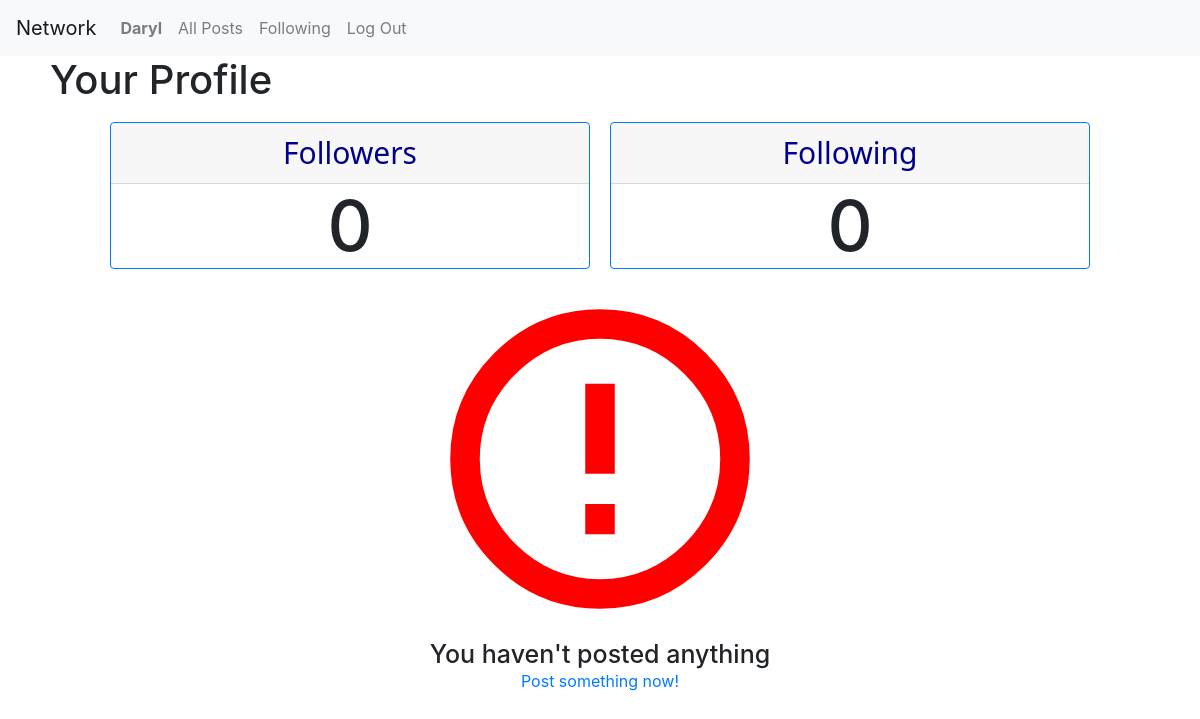
/profile/Daryl (signed in), run on an earlier commit of the app's database.
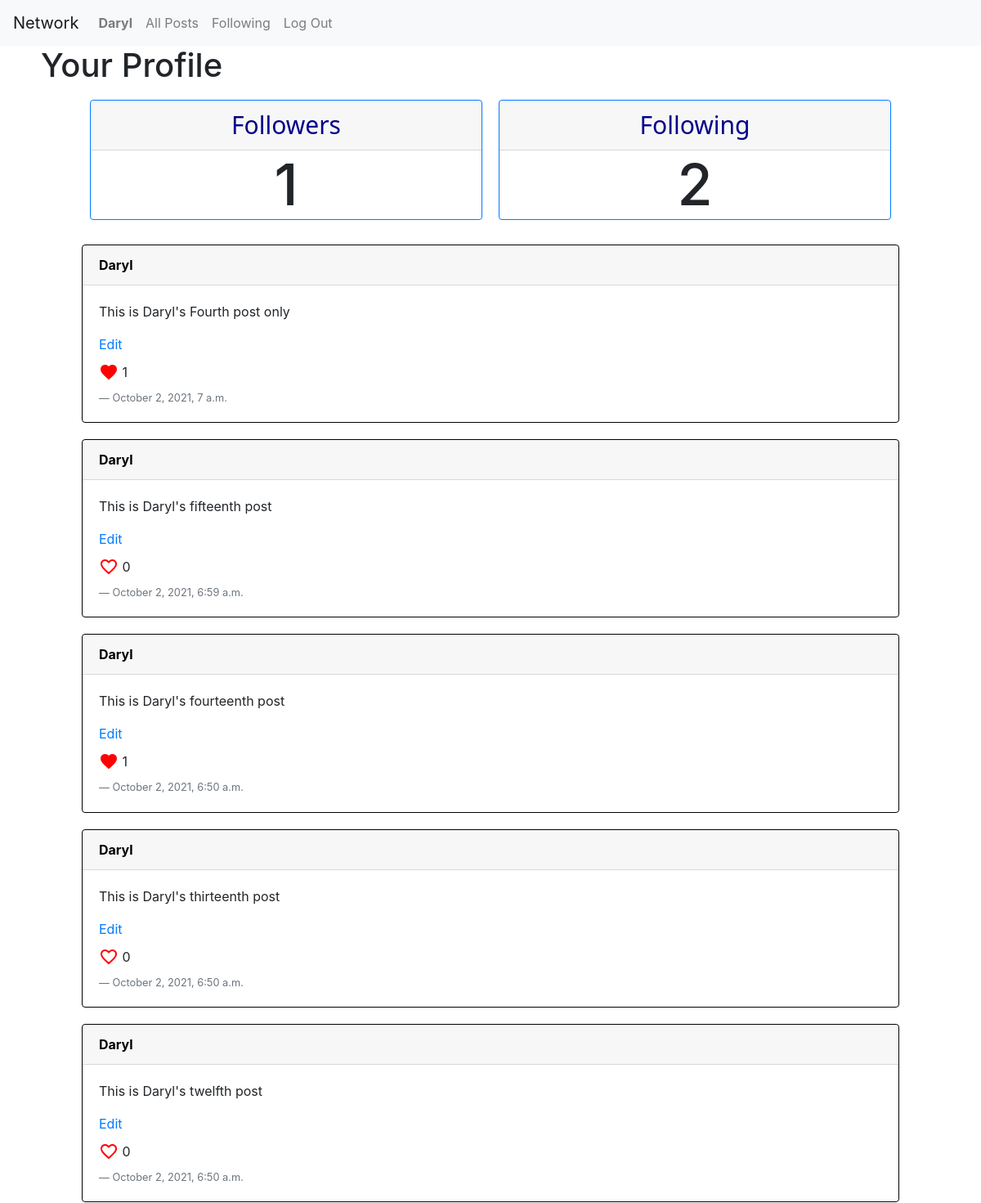
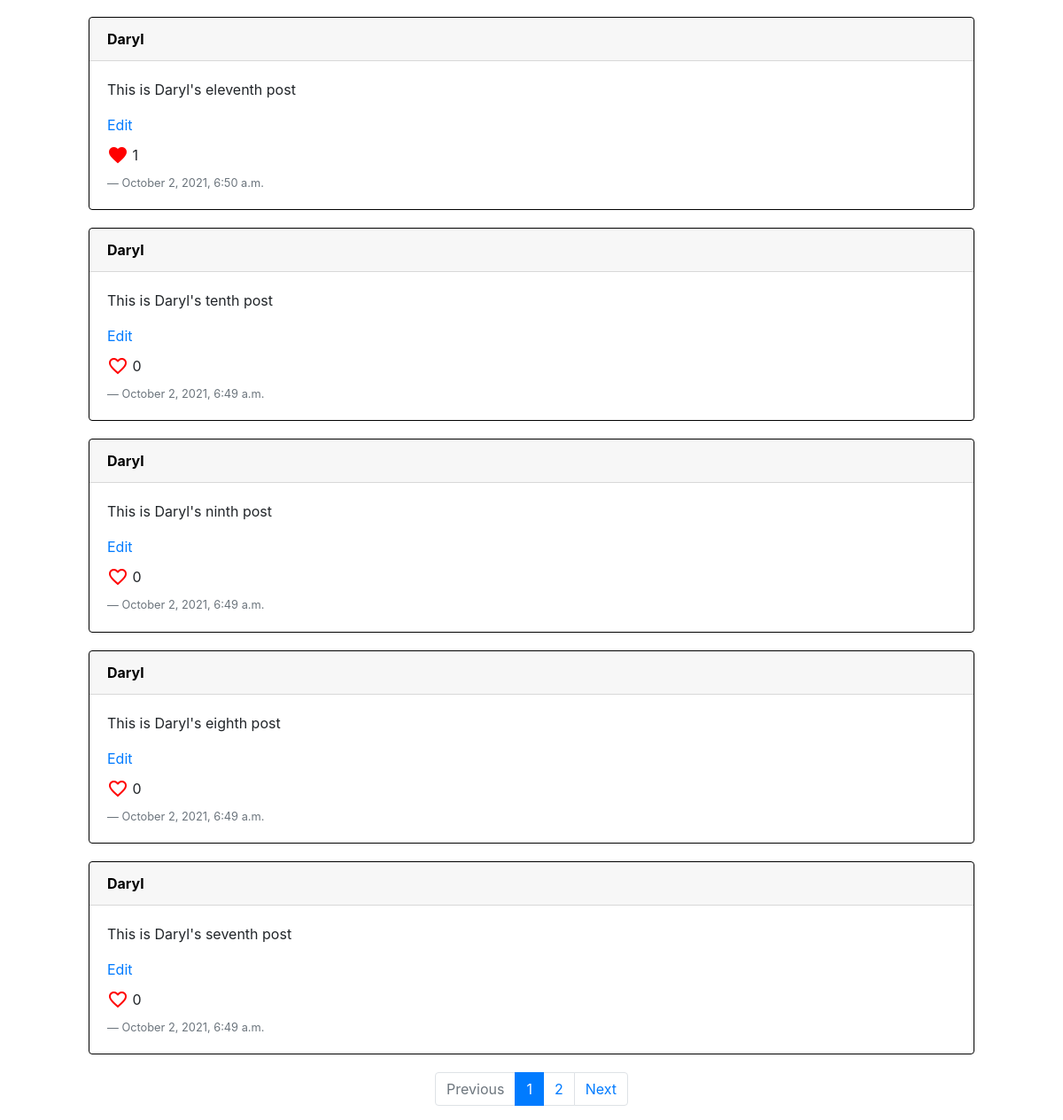
And on a later commit of the database (2 pictures, top to bottom).
### network/models.py (models this page shows, shortened)
class User(AbstractUser):
    like = models.ManyToManyField('Post', blank=True, related_name='likes')
    following = models.ManyToManyField('User', blank=True, related_name='followers')

class Post(models.Model):
    content = models.CharField(max_length=1000)
    user = models.ForeignKey(User, on_delete=CASCADE, related_name='posts')
    timestamp = models.DateTimeField(auto_now=True)

### network/views.py (the view)
# urls.py: path("profile/<str:profile_user>", views.profile, name="profile"),
@login_required(login_url='login')
def profile(request, profile_user):
    profile_user = get_object_or_404(User, username = profile_user)
    posts = Post.objects.filter(user = profile_user).order_by("-timestamp")
    posts = Paginator(posts, CONTENT_PER_PAGE)
    page_num = request.GET.get('page')
    page_obj = posts.get_page(page_num)
    return render(request, "network/profile.html", {
        'page_obj': page_obj,
        'profile_user': profile_user
    })

### network/templates/network/profile.html (shortened to what this page needs)
{% extends 'network/layout.html' %}
{% block body %}
    {% if user.is_authenticated %}
        <div class="profile-container">
            {% if user == profile_user %}
                <h1 class="profile-name">Your Profile</h1>
            {% endif %}
        </div>
        <div class="profile-top-container">
            <div class="card border-primary profile-inner-container">
                <div class="card-body profile-info-container">
                    <h5 class="card-header profile-info-title">Followers</h5>
                    <div class="profile-count-container">
                        <h1 class="card-text profile-info-count followers">{{ profile_user.followers.all.count }}</h1>
                    </div>
                </div>
            </div>
            <div class="card border-primary profile-inner-container">
                <div class="card-body profile-info-container">
                    <h5 class="card-header profile-info-title">Following</h5>
                    <div class="profile-count-container">
                        <h1 class="card-text profile-info-count following">{{ profile_user.following.count }}</h1>
                    </div>
                </div>
            </div>
        </div>
        {% if page_obj %}
            {% include 'network/postList.html' %}
        {% else %}
            <div class="error-msg">
                <i class="material-icons">error_outline</i>
                <div class="error-msg-btm">
                    {% if user == profile_user %}
                        <h4>You haven't posted anything</h4>
                        <a href="{% url 'index' %}">Post something now!</a>
                    {% else %}
                        <h4>{{ profile_user.username }} haven't posted anything</h4>
                    {% endif %}
                </div>
            </div>
        {% endif %}
    {% endif %}
{% endblock %}

### network/templates/network/layout.html (shortened to what this page needs)
{% load static %}
<!DOCTYPE html>
<html lang="en">
    <head>
        <link rel="stylesheet" href="https://stackpath.bootstrapcdn.com/bootstrap/4.4.1/css/bootstrap.min.css">
        <link href="{% static 'network/styles.css' %}" rel="stylesheet">
    </head>
    <body>
        <nav class="navbar navbar-expand-lg navbar-light bg-light">
            <a class="navbar-brand" href="{% url 'index' %}">Network</a>
            <div>
              <ul class="navbar-nav mr-auto">
                {% if user.is_authenticated %}
                    <li class="nav-item">
                        <a class="nav-link" id="profile" href="{% url 'profile' user %}"><strong>{{ user.username }}</strong></a>
                    </li>
                {% endif %}
                <li class="nav-item">
                  <a class="nav-link" id="all" href="{% url 'index' %}">All Posts</a>
                </li>
                {% if user.is_authenticated %}
                    <li class="nav-item">
                        <a class="nav-link" id="following" href="{% url 'follow' %}">Following</a>
                    </li>
                    <li class="nav-item">
                        <a class="nav-link" href="{% url 'logout' %}">Log Out</a>
                    </li>
                {% endif %}
              </ul>
            </div>
          </nav>
        <div class="body">
            {% block body %}
            {% endblock %}
        </div>
    </body>
</html>

### network/templates/network/postList.html (shortened to what this page needs)
<div id="postList-view">
    <div class="post-container">
        {% for post in page_obj.object_list %}
            <div class="card post-object">
                <a class="card-header post-user" href="{% url 'profile' post.user %}"><strong>{{ post.user }}</strong></a>
                <div class="card-body post-lower">
                    <div class="post-edit-edited">
                        <div class="post-content-edit-div">
                            <p class="post-content card-text">{{ post.content }}</p>
                            {% if post.user == user %}
                                <a class="post-edit-button" href="#" data-id="{{ post.id }}">Edit</a>
                            {% endif %}
                        </div>
                    </div>
                    <div class="post-likes">
                        <span class="material-icons like-button" style="color: red;" data-info="{{ post.id }}">
                        </span>&nbsp;
                        <span class="post-likes-num" id="{{ post.id }}">{{ post.likes.count }}</span>
                    </div>
                    <p class="post-timestamp blockquote-footer">{{ post.timestamp| date:"F j, Y, P" }}</p>
                </div>
            </div>
        {% endfor %}
    </div>
    <nav aria-label="Page navigation example">
        <ul class="pagination justify-content-center">
            {% if page_obj.has_previous %}
                <li class="page-item"><a class="page-link" href="?page={{ page_obj.previous_page_number }}">Previous</a></li>
            {% elif not page_obj.has_previous %}
                <li class="page-item disabled"><a class="page-link" tabindex="-1" aria-disabled="true">Previous</a></li>
            {% endif %}
            {% for p in page_obj.paginator.page_range %}
                {% if p == page_obj.number %}
                    <li class="page-item active" aria-current="page"><span class="page-link">{{ p }}</span></li>
                {% else %}
                    <li class="page-item"><a class="page-link" href="?page={{ p }}">{{ p }}</a></li>
                {% endif %}
            {% endfor %}
            {% if page_obj.has_next %}
                <li class="page-item"><a class="page-link" href="?page={{ page_obj.next_page_number }}">Next</a></li>
            {% elif not page_obj.has_next %}
                <li class="page-item disabled"><a class="page-link" tabindex="-1" aria-disabled="true">Next</a></li>
            {% endif %}
        </ul>
    </nav>
</div>

### network/static/network/styles.css (style rules this page uses)
.post-object { border: 1px solid black; margin: 20px 100px; }
.post-likes { display: flex; align-items: center; margin: 10px 0; }
.post-timestamp { margin: 0; }
.post-user { color: black; }
.profile-top-container { display: grid; grid-template-columns: 1fr 1fr; margin: 0 100px; }
.profile-inner-container { margin: 10px; justify-self: stretch; }
.profile-info-container { padding: 0; }
.profile-info-title { text-align: center; font-size: 30px; font-family: 'Segoe UI', sans-serif; color: darkblue; }
.profile-count-container { display: flex; align-items:center; justify-content: center; }
.profile-info-count { text-align: center; font-size: 70px; }
.profile-container { display: grid; grid-template-columns: 3fr 1fr; margin: 0 50px; }
.profile-name { justify-self: flex-start; align-self: center; }

What changed in the data, as far as the page shows it:
changed User "Daryl": followers.all.count "0" → "1"; following.count "0" → "2"
added Post: user "Daryl", content "This is Daryl's Fourth post only", likes.count "1", timestamp "October 2, 2021, 7 a.m."
added Post: user "Daryl", content "This is Daryl's fifteenth post", likes.count "0", timestamp "October 2, 2021, 6:59 a.m."
added Post: user "Daryl", content "This is Daryl's fourteenth post", likes.count "1", timestamp "October 2, 2021, 6:50 a.m."
added Post: user "Daryl", content "This is Daryl's thirteenth post", likes.count "0", timestamp "October 2, 2021, 6:50 a.m."
added Post: user "Daryl", content "This is Daryl's twelfth post", likes.count "0", timestamp "October 2, 2021, 6:50 a.m."
added Post: user "Daryl", content "This is Daryl's eleventh post", likes.count "1", timestamp "October 2, 2021, 6:50 a.m."
added Post: user "Daryl", content "This is Daryl's tenth post", likes.count "0", timestamp "October 2, 2021, 6:49 a.m."
added Post: user "Daryl", content "This is Daryl's ninth post", likes.count "0", timestamp "October 2, 2021, 6:49 a.m."
added Post: user "Daryl", content "This is Daryl's eighth post", likes.count "0", timestamp "October 2, 2021, 6:49 a.m."
added Post: user "Daryl", content "This is Daryl's seventh post", likes.count "0", timestamp "October 2, 2021, 6:49 a.m."
Also different on the page:
text no longer shown: "You haven't posted anything Post something now!"
text now shown: "Previous Next"
new list line: "1"
new list line: "2"
